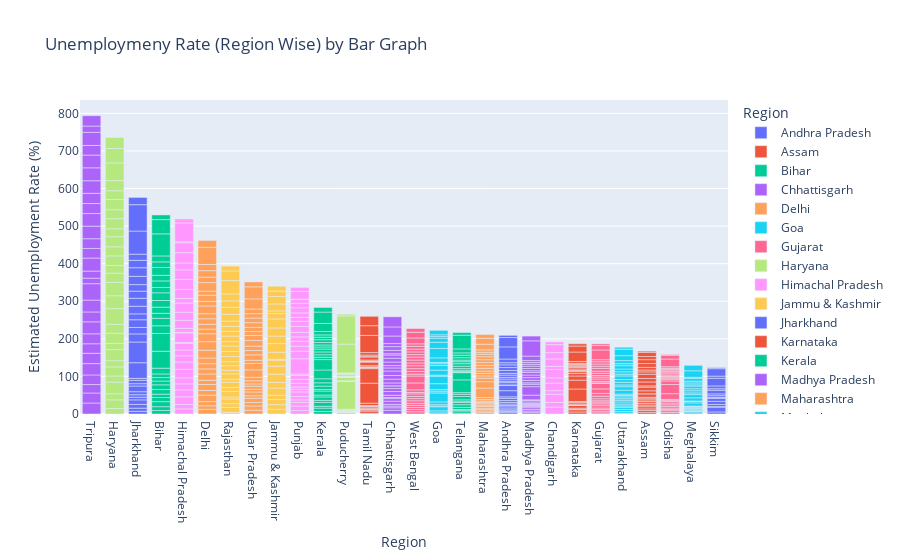

Write notebook code for a chart like this one.
### Code cell
fg = px.bar(df,x='Region',y=' Estimated Unemployment Rate (%)',color='Region',
            title='Unemploymeny Rate (Region Wise) by Bar Graph',template='plotly')
fg.update_layout(xaxis={'categoryorder':'total descending'})
fg.show()

### Figure 1 — Plotly figure (JSON) as saved in the notebook; plotly's stock layout.template omitted (floating-point values rounded to 4 significant figures)
{"data": [{"alignmentgroup": "True", "hovertemplate": "Region=%{x}<br> Estimated Unemployment Rate (%)=%{y}<extra></extra>", "legendgroup": "Andhra Pradesh", "marker": {"color": "#636efa", "pattern": {"shape": ""}}, "name": "Andhra Pradesh", "offsetgroup": "Andhra Pradesh", "orientation": "v", "showlegend": true, "textposition": "auto", "type": "bar", "x": ["Andhra Pradesh", "Andhra Pradesh", "Andhra Pradesh", "Andhra Pradesh", "Andhra Pradesh", "Andhra Pradesh", "Andhra Pradesh", "Andhra Pradesh", "Andhra Pradesh", "Andhra Pradesh", "Andhra Pradesh", "Andhra Pradesh", "Andhra Pradesh", "Andhra Pradesh", "Andhra Pradesh", "Andhra Pradesh", "Andhra Pradesh", "Andhra Pradesh", "Andhra Pradesh", "Andhra Pradesh", "Andhra Pradesh", "Andhra Pradesh", "Andhra Pradesh", "Andhra Pradesh", "Andhra Pradesh", "Andhra Pradesh", "Andhra Pradesh", "Andhra Pradesh"], "xaxis": "x", "y": [3.65, 3.05, 3.75, 3.32, 5.17, 3.52, 4.12, 4.38, 4.84, 5.91, 4.06, 16.29, 14.46, 0.85, 6.09, 3.8, 5.64, 4.61, 6.01, 4.7, 7.54, 7.88, 7.11, 5.66, 9.88, 32.3, 24.91, 5.86], "yaxis": "y"}, {"alignmentgroup": "True", "hovertemplate": "Region=%{x}<br> Estimated Unemployment Rate (%)=%{y}<extra></extra>", "legendgroup": "Assam", "marker": {"color": "#EF553B", "pattern": {"shape": ""}}, "name": "Assam", "offsetgroup": "Assam", "orientation": "v", "showlegend": true, "textposition": "auto", "type": "bar", "x": ["Assam", "Assam", "Assam", "Assam", "Assam", "Assam", "Assam", "Assam", "Assam", "Assam", "Assam", "Assam", "Assam", "Assam", "Assam", "Assam", "Assam", "Assam", "Assam", "Assam", "Assam", "Assam", "Assam", "Assam", "Assam", "Assam"], "xaxis": "x", "y": [4.29, 5.08, 4.26, 5.79, 4.46, 4.65, 4.66, 4.29, 3.26, 3.77, 9.38, 0, 7.87, 9.89, 3.21, 10.39, 9.26, 11.17, 6.31, 5.02, 7.24, 9.98, 10.34, 8.37, 10.77, 3.42], "yaxis": "y"}, {"alignmentgroup": "True", "hovertemplate": "Region=%{x}<br> Estimated Unemployment Rate (%)=%{y}<extra></extra>", "legendgroup": "Bihar", "marker": {"color": "#00cc96", "pattern": {"shape": ""}}, "name": "Bihar", "offsetgroup": "Bihar", "orientation": "v", "showlegend": true, "textposition": "auto", "type": "bar", "x": ["Bihar", "Bihar", "Bihar", "Bihar", "Bihar", "Bihar", "Bihar", "Bihar", "Bihar", "Bihar", "Bihar", "Bihar", "Bihar", "Bihar", "Bihar", "Bihar", "Bihar", "Bihar", "Bihar", "Bihar", "Bihar", "Bihar", "Bihar", "Bihar", "Bihar", "Bihar", "Bihar", "Bihar"], "xaxis": "x", "y": [9.27, 10.2, 13.44, 11, 8.87, 12.47, 12.4, 10.16, 9.13, 9.61, 15.39, 45.09, 47.26, 20.49, 19.9, 13.29, 16.41, 17.66, 20.46, 14.06, 17.62, 14.91, 20.69, 15.11, 15.73, 58.77, 37.87, 12.45], "yaxis": "y"}, {"alignmentgroup": "True", "hovertemplate": "Region=%{x}<br> Estimated Unemployment Rate (%)=%{y}<extra></extra>", "legendgroup": "Chhattisgarh", "marker": {"color": "#ab63fa", "pattern": {"shape": ""}}, "name": "Chhattisgarh", "offsetgroup": "Chhattisgarh", "orientation": "v", "showlegend": true, "textposition": "auto", "type": "bar", "x": ["Chhattisgarh", "Chhattisgarh", "Chhattisgarh", "Chhattisgarh", "Chhattisgarh", "Chhattisgarh", "Chhattisgarh", "Chhattisgarh", "Chhattisgarh", "Chhattisgarh", "Chhattisgarh", "Chhattisgarh", "Chhattisgarh", "Chhattisgarh", "Chhattisgarh", "Chhattisgarh", "Chhattisgarh", "Chhattisgarh", "Chhattisgarh", "Chhattisgarh", "Chhattisgarh", "Chhattisgarh", "Chhattisgarh", "Chhattisgarh", "Chhattisgarh", "Chhattisgarh", "Chhattisgarh", "Chhattisgarh"], "xaxis": "x", "y": [9.82, 6.76, 4.54, 4.64, 8.33, 6.96, 2.77, 6.11, 9.89, 7.89, 7.31, 0, 7.64, 10.14, 9.77, 11.77, 8.17, 6.29, 9.46, 10.27, 8.32, 3.57, 9.01, 9.79, 8.21, 20.13, 24.1, 27.07], "yaxis": "y"}, {"alignmentgroup": "True", "hovertemplate": "Region=%{x}<br> Estimated Unemployment Rate (%)=%{y}<extra></extra>", "legendgroup": "Delhi", "marker": {"color": "#FFA15A", "pattern": {"shape": ""}}, "name": "Delhi", "offsetgroup": "Delhi", "orientation": "v", "showlegend": true, "textposition": "auto", "type": "bar", "x": ["Delhi", "Delhi", "Delhi", "Delhi", "Delhi", "Delhi", "Delhi", "Delhi", "Delhi", "Delhi", "Delhi", "Delhi", "Delhi", "Delhi", "Delhi", "Delhi", "Delhi", "Delhi", "Delhi", "Delhi", "Delhi", "Delhi", "Delhi", "Delhi", "Delhi", "Delhi", "Delhi", "Delhi"], "xaxis": "x", "y": [12.56, 9.33, 11.07, 17.18, 12.5, 15.84, 11.11, 16.97, 13.48, 13.81, 15.18, 20.69, 22.76, 21.14, 12.31, 12.76, 14.68, 13.52, 20.59, 12.41, 16.11, 11.07, 22.45, 14.86, 17.09, 16.51, 45.78, 18.11], "yaxis": "y"}, {"alignmentgroup": "True", "hovertemplate": "Region=%{x}<br> Estimated Unemployment Rate (%)=%{y}<extra></extra>", "legendgroup": "Goa", "marker": {"color": "#19d3f3", "pattern": {"shape": ""}}, "name": "Goa", "offsetgroup": "Goa", "orientation": "v", "showlegend": true, "textposition": "auto", "type": "bar", "x": ["Goa", "Goa", "Goa", "Goa", "Goa", "Goa", "Goa", "Goa", "Goa", "Goa", "Goa", "Goa", "Goa", "Goa", "Goa", "Goa", "Goa", "Goa", "Goa", "Goa", "Goa", "Goa", "Goa", "Goa"], "xaxis": "x", "y": [2.91, 5.45, 10.98, 1.98, 3.61, 7.21, 23.71, 3.54, 5.38, 0, 15.91, 20, 2.75, 13.33, 12.28, 4.9, 3.16, 12.31, 25.2, 16.22, 10.92, 4.31, 4.76, 11.76], "yaxis": "y"}, {"alignmentgroup": "True", "hovertemplate": "Region=%{x}<br> Estimated Unemployment Rate (%)=%{y}<extra></extra>", "legendgroup": "Gujarat", "marker": {"color": "#FF6692", "pattern": {"shape": ""}}, "name": "Gujarat", "offsetgroup": "Gujarat", "orientation": "v", "showlegend": true, "textposition": "auto", "type": "bar", "x": ["Gujarat", "Gujarat", "Gujarat", "Gujarat", "Gujarat", "Gujarat", "Gujarat", "Gujarat", "Gujarat", "Gujarat", "Gujarat", "Gujarat", "Gujarat", "Gujarat", "Gujarat", "Gujarat", "Gujarat", "Gujarat", "Gujarat", "Gujarat", "Gujarat", "Gujarat", "Gujarat", "Gujarat", "Gujarat", "Gujarat", "Gujarat", "Gujarat"], "xaxis": "x", "y": [2.88, 4.77, 4.58, 3.7, 6.29, 4.91, 4.68, 3.46, 5.35, 6.64, 7.59, 12, 14.58, 1.41, 4.09, 6.31, 5.15, 4.2, 5.96, 5.45, 7.53, 5.71, 5.82, 6.04, 5.39, 25.94, 11.62, 4.54], "yaxis": "y"}, {"alignmentgroup": "True", "hovertemplate": "Region=%{x}<br> Estimated Unemployment Rate (%)=%{y}<extra></extra>", "legendgroup": "Haryana", "marker": {"color": "#B6E880", "pattern": {"shape": ""}}, "name": "Haryana", "offsetgroup": "Haryana", "orientation": "v", "showlegend": true, "textposition": "auto", "type": "bar", "x": ["Haryana", "Haryana", "Haryana", "Haryana", "Haryana", "Haryana", "Haryana", "Haryana", "Haryana", "Haryana", "Haryana", "Haryana", "Haryana", "Haryana", "Haryana", "Haryana", "Haryana", "Haryana", "Haryana", "Haryana", "Haryana", "Haryana", "Haryana", "Haryana", "Haryana", "Haryana", "Haryana", "Haryana"], "xaxis": "x", "y": [14.54, 23.08, 16.22, 30.94, 16.36, 24.17, 16.59, 29.56, 16.21, 27.19, 23.92, 41.61, 34.22, 35.57, 24.67, 20.42, 25.45, 24.19, 26.84, 21.04, 27.06, 23.65, 27.24, 23.29, 27.14, 46.89, 38.46, 29.41], "yaxis": "y"}, {"alignmentgroup": "True", "hovertemplate": "Region=%{x}<br> Estimated Unemployment Rate (%)=%{y}<extra></extra>", "legendgroup": "Himachal Pradesh", "marker": {"color": "#FF97FF", "pattern": {"shape": ""}}, "name": "Himachal Pradesh", "offsetgroup": "Himachal Pradesh", "orientation": "v", "showlegend": true, "textposition": "auto", "type": "bar", "x": ["Himachal Pradesh", "Himachal Pradesh", "Himachal Pradesh", "Himachal Pradesh", "Himachal Pradesh", "Himachal Pradesh", "Himachal Pradesh", "Himachal Pradesh", "Himachal Pradesh", "Himachal Pradesh", "Himachal Pradesh", "Himachal Pradesh", "Himachal Pradesh", "Himachal Pradesh", "Himachal Pradesh", "Himachal Pradesh", "Himachal Pradesh", "Himachal Pradesh", "Himachal Pradesh", "Himachal Pradesh", "Himachal Pradesh", "Himachal Pradesh", "Himachal Pradesh", "Himachal Pradesh", "Himachal Pradesh", "Himachal Pradesh", "Himachal Pradesh", "Himachal Pradesh"], "xaxis": "x", "y": [13.68, 11.43, 20.59, 18.56, 15.98, 15.81, 22.86, 19.46, 16.67, 15.42, 17.71, 2.13, 25.64, 1.12, 10.88, 21.43, 21.51, 24.48, 12, 23.77, 27.27, 25.32, 18.15, 27.31, 26.44, 2.7, 50, 10.81], "yaxis": "y"}, {"alignmentgroup": "True", "hovertemplate": "Region=%{x}<br> Estimated Unemployment Rate (%)=%{y}<extra></extra>", "legendgroup": "Jammu & Kashmir", "marker": {"color": "#FECB52", "pattern": {"shape": ""}}, "name": "Jammu & Kashmir", "offsetgroup": "Jammu & Kashmir", "orientation": "v", "showlegend": true, "textposition": "auto", "type": "bar", "x": ["Jammu & Kashmir", "Jammu & Kashmir", "Jammu & Kashmir", "Jammu & Kashmir", "Jammu & Kashmir", "Jammu & Kashmir", "Jammu & Kashmir", "Jammu & Kashmir", "Jammu & Kashmir", "Jammu & Kashmir", "Jammu & Kashmir", "Jammu & Kashmir", "Jammu & Kashmir", "Jammu & Kashmir", "Jammu & Kashmir", "Jammu & Kashmir", "Jammu & Kashmir", "Jammu & Kashmir", "Jammu & Kashmir", "Jammu & Kashmir", "Jammu & Kashmir"], "xaxis": "x", "y": [12.78, 12.09, 13.67, 11.32, 19.27, 14.73, 22.19, 21.23, 16, 2.22, 18.97, 23.04, 19.88, 21.55, 24.06, 14.29, 7.02, 18.54, 19.86, 14.29, 12.96], "yaxis": "y"}, {"alignmentgroup": "True", "hovertemplate": "Region=%{x}<br> Estimated Unemployment Rate (%)=%{y}<extra></extra>", "legendgroup": "Jharkhand", "marker": {"color": "#636efa", "pattern": {"shape": ""}}, "name": "Jharkhand", "offsetgroup": "Jharkhand", "orientation": "v", "showlegend": true, "textposition": "auto", "type": "bar", "x": ["Jharkhand", "Jharkhand", "Jharkhand", "Jharkhand", "Jharkhand", "Jharkhand", "Jharkhand", "Jharkhand", "Jharkhand", "Jharkhand", "Jharkhand", "Jharkhand", "Jharkhand", "Jharkhand", "Jharkhand", "Jharkhand", "Jharkhand", "Jharkhand", "Jharkhand", "Jharkhand", "Jharkhand", "Jharkhand", "Jharkhand", "Jharkhand", "Jharkhand", "Jharkhand", "Jharkhand", "Jharkhand"], "xaxis": "x", "y": [7.11, 8.46, 9.98, 12.06, 7.12, 6.57, 8.07, 15.15, 6.16, 9.06, 5.01, 41.72, 55.1, 21.53, 17.23, 20.51, 15.67, 20.25, 21.16, 19.05, 17.34, 22.01, 22.96, 19.67, 16.4, 61.48, 70.17, 19.38], "yaxis": "y"}, {"alignmentgroup": "True", "hovertemplate": "Region=%{x}<br> Estimated Unemployment Rate (%)=%{y}<extra></extra>", "legendgroup": "Karnataka", "marker": {"color": "#EF553B", "pattern": {"shape": ""}}, "name": "Karnataka", "offsetgroup": "Karnataka", "orientation": "v", "showlegend": true, "textposition": "auto", "type": "bar", "x": ["Karnataka", "Karnataka", "Karnataka", "Karnataka", "Karnataka", "Karnataka", "Karnataka", "Karnataka", "Karnataka", "Karnataka", "Karnataka", "Karnataka", "Karnataka", "Karnataka", "Karnataka", "Karnataka", "Karnataka", "Karnataka", "Karnataka", "Karnataka", "Karnataka", "Karnataka", "Karnataka", "Karnataka", "Karnataka", "Karnataka", "Karnataka", "Karnataka"], "xaxis": "x", "y": [5.46, 5.98, 0.52, 0.37, 3.2, 7.13, 1.19, 0.41, 2.57, 4.11, 2.39, 33.17, 23.72, 10.92, 6.56, 5, 2.29, 1.27, 3.57, 3.87, 3.44, 1.56, 3.31, 2.88, 4.92, 25.12, 15.88, 6.12], "yaxis": "y"}, {"alignmentgroup": "True", "hovertemplate": "Region=%{x}<br> Estimated Unemployment Rate (%)=%{y}<extra></extra>", "legendgroup": "Kerala", "marker": {"color": "#00cc96", "pattern": {"shape": ""}}, "name": "Kerala", "offsetgroup": "Kerala", "orientation": "v", "showlegend": true, "textposition": "auto", "type": "bar", "x": ["Kerala", "Kerala", "Kerala", "Kerala", "Kerala", "Kerala", "Kerala", "Kerala", "Kerala", "Kerala", "Kerala", "Kerala", "Kerala", "Kerala", "Kerala", "Kerala", "Kerala", "Kerala", "Kerala", "Kerala", "Kerala", "Kerala", "Kerala", "Kerala", "Kerala", "Kerala", "Kerala", "Kerala"], "xaxis": "x", "y": [6.63, 9, 4.95, 10.32, 5.35, 9.14, 5, 10.77, 4.11, 8.91, 8.85, 10.71, 23.38, 27.66, 6.11, 6.67, 7.58, 7.69, 5.52, 5.35, 6.71, 7.31, 6.65, 6.08, 9.14, 21.43, 30.28, 12.17], "yaxis": "y"}, {"alignmentgroup": "True", "hovertemplate": "Region=%{x}<br> Estimated Unemployment Rate (%)=%{y}<extra></extra>", "legendgroup": "Madhya Pradesh", "marker": {"color": "#ab63fa", "pattern": {"shape": ""}}, "name": "Madhya Pradesh", "offsetgroup": "Madhya Pradesh", "orientation": "v", "showlegend": true, "textposition": "auto", "type": "bar", "x": ["Madhya Pradesh", "Madhya Pradesh", "Madhya Pradesh", "Madhya Pradesh", "Madhya Pradesh", "Madhya Pradesh", "Madhya Pradesh", "Madhya Pradesh", "Madhya Pradesh", "Madhya Pradesh", "Madhya Pradesh", "Madhya Pradesh", "Madhya Pradesh", "Madhya Pradesh", "Madhya Pradesh", "Madhya Pradesh", "Madhya Pradesh", "Madhya Pradesh", "Madhya Pradesh", "Madhya Pradesh", "Madhya Pradesh", "Madhya Pradesh", "Madhya Pradesh", "Madhya Pradesh", "Madhya Pradesh", "Madhya Pradesh", "Madhya Pradesh", "Madhya Pradesh"], "xaxis": "x", "y": [3.63, 4.25, 3.92, 4.94, 3.08, 2.98, 2.72, 2.94, 3.66, 4.42, 1.19, 12.5, 22.46, 6.46, 3.91, 6.38, 7.38, 6.82, 7, 4.4, 6.06, 6.2, 5.17, 4.96, 4.8, 11.94, 40.49, 12.72], "yaxis": "y"}, {"alignmentgroup": "True", "hovertemplate": "Region=%{x}<br> Estimated Unemployment Rate (%)=%{y}<extra></extra>", "legendgroup": "Maharashtra", "marker": {"color": "#FFA15A", "pattern": {"shape": ""}}, "name": "Maharashtra", "offsetgroup": "Maharashtra", "orientation": "v", "showlegend": true, "textposition": "auto", "type": "bar", "x": ["Maharashtra", "Maharashtra", "Maharashtra", "Maharashtra", "Maharashtra", "Maharashtra", "Maharashtra", "Maharashtra", "Maharashtra", "Maharashtra", "Maharashtra", "Maharashtra", "Maharashtra", "Maharashtra", "Maharashtra", "Maharashtra", "Maharashtra", "Maharashtra", "Maharashtra", "Maharashtra", "Maharashtra", "Maharashtra", "Maharashtra", "Maharashtra", "Maharashtra", "Maharashtra", "Maharashtra", "Maharashtra"], "xaxis": "x", "y": [3.67, 4.34, 3.66, 3.76, 4.4, 3.81, 3.68, 3.03, 3.8, 4.24, 5.38, 25.28, 16.89, 9.4, 6.08, 6.46, 6.35, 7.57, 7.6, 7.51, 7.6, 7.83, 6.67, 5.34, 6.34, 14.99, 15.92, 10.01], "yaxis": "y"}, {"alignmentgroup": "True", "hovertemplate": "Region=%{x}<br> Estimated Unemployment Rate (%)=%{y}<extra></extra>", "legendgroup": "Meghalaya", "marker": {"color": "#19d3f3", "pattern": {"shape": ""}}, "name": "Meghalaya", "offsetgroup": "Meghalaya", "orientation": "v", "showlegend": true, "textposition": "auto", "type": "bar", "x": ["Meghalaya", "Meghalaya", "Meghalaya", "Meghalaya", "Meghalaya", "Meghalaya", "Meghalaya", "Meghalaya", "Meghalaya", "Meghalaya", "Meghalaya", "Meghalaya", "Meghalaya", "Meghalaya", "Meghalaya", "Meghalaya", "Meghalaya", "Meghalaya", "Meghalaya", "Meghalaya", "Meghalaya", "Meghalaya", "Meghalaya", "Meghalaya", "Meghalaya", "Meghalaya", "Meghalaya"], "xaxis": "x", "y": [3.16, 4.23, 1.03, 0.52, 0.24, 3.7, 1.5, 1.8, 0.97, 2.76, 1.28, 8.38, 3.73, 1.35, 8.4, 8.66, 4.43, 5.8, 5.3, 7.2, 3.02, 5.21, 4.76, 7.37, 2.8, 17.39, 14.58], "yaxis": "y"}, {"alignmentgroup": "True", "hovertemplate": "Region=%{x}<br> Estimated Unemployment Rate (%)=%{y}<extra></extra>", "legendgroup": "Odisha", "marker": {"color": "#FF6692", "pattern": {"shape": ""}}, "name": "Odisha", "offsetgroup": "Odisha", "orientation": "v", "showlegend": true, "textposition": "auto", "type": "bar", "x": ["Odisha", "Odisha", "Odisha", "Odisha", "Odisha", "Odisha", "Odisha", "Odisha", "Odisha", "Odisha", "Odisha", "Odisha", "Odisha", "Odisha", "Odisha", "Odisha", "Odisha", "Odisha", "Odisha", "Odisha", "Odisha", "Odisha", "Odisha", "Odisha", "Odisha", "Odisha", "Odisha", "Odisha"], "xaxis": "x", "y": [4.17, 4.71, 3.31, 3.68, 4.31, 4.28, 4.72, 4.67, 1.81, 3.31, 15.09, 24.48, 9.45, 4.59, 2.95, 2.63, 1.78, 3.5, 3.78, 4.5, 2.23, 3.36, 2.28, 2.19, 3.96, 20.5, 10, 2.18], "yaxis": "y"}, {"alignmentgroup": "True", "hovertemplate": "Region=%{x}<br> Estimated Unemployment Rate (%)=%{y}<extra></extra>", "legendgroup": "Puducherry", "marker": {"color": "#B6E880", "pattern": {"shape": ""}}, "name": "Puducherry", "offsetgroup": "Puducherry", "orientation": "v", "showlegend": true, "textposition": "auto", "type": "bar", "x": ["Puducherry", "Puducherry", "Puducherry", "Puducherry", "Puducherry", "Puducherry", "Puducherry", "Puducherry", "Puducherry", "Puducherry", "Puducherry", "Puducherry", "Puducherry", "Puducherry", "Puducherry", "Puducherry", "Puducherry", "Puducherry", "Puducherry", "Puducherry", "Puducherry", "Puducherry", "Puducherry", "Puducherry", "Puducherry", "Puducherry"], "xaxis": "x", "y": [0, 0, 0, 4.85, 0, 1.18, 0, 1.99, 0.58, 1.74, 2.31, 74.51, 1.25, 0, 0, 8.95, 1.22, 1.17, 1.37, 5.21, 0.57, 1.78, 0.62, 76.74, 75, 4.55], "yaxis": "y"}, {"alignmentgroup": "True", "hovertemplate": "Region=%{x}<br> Estimated Unemployment Rate (%)=%{y}<extra></extra>", "legendgroup": "Punjab", "marker": {"color": "#FF97FF", "pattern": {"shape": ""}}, "name": "Punjab", "offsetgroup": "Punjab", "orientation": "v", "showlegend": true, "textposition": "auto", "type": "bar", "x": ["Punjab", "Punjab", "Punjab", "Punjab", "Punjab", "Punjab", "Punjab", "Punjab", "Punjab", "Punjab", "Punjab", "Punjab", "Punjab", "Punjab", "Punjab", "Punjab", "Punjab", "Punjab", "Punjab", "Punjab", "Punjab", "Punjab", "Punjab", "Punjab", "Punjab", "Punjab", "Punjab", "Punjab"], "xaxis": "x", "y": [9.17, 12.21, 9.64, 6.69, 8.59, 12.56, 7.07, 6.13, 9.69, 10.41, 10.51, 3.69, 40.59, 20, 13.49, 13.17, 11.61, 11.99, 15.69, 13.75, 10.39, 11.97, 13.68, 11.99, 9.97, 1.13, 20.54, 10.55], "yaxis": "y"}, {"alignmentgroup": "True", "hovertemplate": "Region=%{x}<br> Estimated Unemployment Rate (%)=%{y}<extra></extra>", "legendgroup": "Rajasthan", "marker": {"color": "#FECB52", "pattern": {"shape": ""}}, "name": "Rajasthan", "offsetgroup": "Rajasthan", "orientation": "v", "showlegend": true, "textposition": "auto", "type": "bar", "x": ["Rajasthan", "Rajasthan", "Rajasthan", "Rajasthan", "Rajasthan", "Rajasthan", "Rajasthan", "Rajasthan", "Rajasthan", "Rajasthan", "Rajasthan", "Rajasthan", "Rajasthan", "Rajasthan", "Rajasthan", "Rajasthan", "Rajasthan", "Rajasthan", "Rajasthan", "Rajasthan", "Rajasthan", "Rajasthan", "Rajasthan", "Rajasthan", "Rajasthan", "Rajasthan", "Rajasthan", "Rajasthan"], "xaxis": "x", "y": [4.03, 13.7, 9.7, 12.5, 5.45, 14.66, 10.47, 13.96, 8, 14.48, 9.47, 12.25, 10.45, 13.86, 13.62, 14.36, 11.67, 14.71, 12.63, 13.02, 14.3, 18.04, 18.82, 17.02, 18.54, 35.53, 25.35, 13.04], "yaxis": "y"}, {"alignmentgroup": "True", "hovertemplate": "Region=%{x}<br> Estimated Unemployment Rate (%)=%{y}<extra></extra>", "legendgroup": "Sikkim", "marker": {"color": "#636efa", "pattern": {"shape": ""}}, "name": "Sikkim", "offsetgroup": "Sikkim", "orientation": "v", "showlegend": true, "textposition": "auto", "type": "bar", "x": ["Sikkim", "Sikkim", "Sikkim", "Sikkim", "Sikkim", "Sikkim", "Sikkim", "Sikkim", "Sikkim", "Sikkim", "Sikkim", "Sikkim", "Sikkim", "Sikkim", "Sikkim", "Sikkim", "Sikkim"], "xaxis": "x", "y": [5.48, 13.11, 1, 0, 5.81, 8.2, 7.76, 2.56, 4.82, 4.81, 9.68, 4.04, 7.37, 20.45, 5.77, 19.75, 2.63], "yaxis": "y"}, {"alignmentgroup": "True", "hovertemplate": "Region=%{x}<br> Estimated Unemployment Rate (%)=%{y}<extra></extra>", "legendgroup": "Tamil Nadu", "marker": {"color": "#EF553B", "pattern": {"shape": ""}}, "name": "Tamil Nadu", "offsetgroup": "Tamil Nadu", "orientation": "v", "showlegend": true, "textposition": "auto", "type": "bar", "x": ["Tamil Nadu", "Tamil Nadu", "Tamil Nadu", "Tamil Nadu", "Tamil Nadu", "Tamil Nadu", "Tamil Nadu", "Tamil Nadu", "Tamil Nadu", "Tamil Nadu", "Tamil Nadu", "Tamil Nadu", "Tamil Nadu", "Tamil Nadu", "Tamil Nadu", "Tamil Nadu", "Tamil Nadu", "Tamil Nadu", "Tamil Nadu", "Tamil Nadu", "Tamil Nadu", "Tamil Nadu", "Tamil Nadu", "Tamil Nadu", "Tamil Nadu", "Tamil Nadu", "Tamil Nadu", "Tamil Nadu"], "xaxis": "x", "y": [0.97, 0.92, 6.01, 2.91, 1.71, 1.46, 2.46, 3.73, 1.18, 1.17, 6.36, 53.19, 38.73, 2.06, 0.89, 1.56, 3.18, 9.53, 1.86, 1.13, 2.65, 8.05, 2.05, 3.31, 6.46, 45.55, 25.95, 24.93], "yaxis": "y"}, {"alignmentgroup": "True", "hovertemplate": "Region=%{x}<br> Estimated Unemployment Rate (%)=%{y}<extra></extra>", "legendgroup": "Telangana", "marker": {"color": "#00cc96", "pattern": {"shape": ""}}, "name": "Telangana", "offsetgroup": "Telangana", "orientation": "v", "showlegend": true, "textposition": "auto", "type": "bar", "x": ["Telangana", "Telangana", "Telangana", "Telangana", "Telangana", "Telangana", "Telangana", "Telangana", "Telangana", "Telangana", "Telangana", "Telangana", "Telangana", "Telangana", "Telangana", "Telangana", "Telangana", "Telangana", "Telangana", "Telangana", "Telangana", "Telangana", "Telangana", "Telangana", "Telangana", "Telangana", "Telangana", "Telangana"], "xaxis": "x", "y": [2.23, 5.92, 2.45, 1.4, 5.49, 7.29, 6.47, 1.35, 5.02, 9.02, 5.63, 4.51, 34.01, 19.3, 1.52, 1.43, 3.73, 4.19, 6.19, 6.74, 5.23, 4.22, 6.49, 6.74, 6.1, 10.5, 36.57, 6.92], "yaxis": "y"}, {"alignmentgroup": "True", "hovertemplate": "Region=%{x}<br> Estimated Unemployment Rate (%)=%{y}<extra></extra>", "legendgroup": "Tripura", "marker": {"color": "#ab63fa", "pattern": {"shape": ""}}, "name": "Tripura", "offsetgroup": "Tripura", "orientation": "v", "showlegend": true, "textposition": "auto", "type": "bar", "x": ["Tripura", "Tripura", "Tripura", "Tripura", "Tripura", "Tripura", "Tripura", "Tripura", "Tripura", "Tripura", "Tripura", "Tripura", "Tripura", "Tripura", "Tripura", "Tripura", "Tripura", "Tripura", "Tripura", "Tripura", "Tripura", "Tripura", "Tripura", "Tripura", "Tripura", "Tripura", "Tripura", "Tripura"], "xaxis": "x", "y": [29.25, 26.64, 22.47, 25.49, 30.23, 27.54, 25.25, 26.53, 31.91, 26.22, 31.61, 43.64, 14.71, 18.84, 34.69, 25.59, 25.81, 33.45, 33.57, 26.67, 27.15, 33.48, 34.37, 33.88, 25.69, 34.88, 16.78, 27.47], "yaxis": "y"}, {"alignmentgroup": "True", "hovertemplate": "Region=%{x}<br> Estimated Unemployment Rate (%)=%{y}<extra></extra>", "legendgroup": "Uttar Pradesh", "marker": {"color": "#FFA15A", "pattern": {"shape": ""}}, "name": "Uttar Pradesh", "offsetgroup": "Uttar Pradesh", "orientation": "v", "showlegend": true, "textposition": "auto", "type": "bar", "x": ["Uttar Pradesh", "Uttar Pradesh", "Uttar Pradesh", "Uttar Pradesh", "Uttar Pradesh", "Uttar Pradesh", "Uttar Pradesh", "Uttar Pradesh", "Uttar Pradesh", "Uttar Pradesh", "Uttar Pradesh", "Uttar Pradesh", "Uttar Pradesh", "Uttar Pradesh", "Uttar Pradesh", "Uttar Pradesh", "Uttar Pradesh", "Uttar Pradesh", "Uttar Pradesh", "Uttar Pradesh", "Uttar Pradesh", "Uttar Pradesh", "Uttar Pradesh", "Uttar Pradesh", "Uttar Pradesh", "Uttar Pradesh", "Uttar Pradesh", "Uttar Pradesh"], "xaxis": "x", "y": [10.26, 11.13, 9.19, 11.47, 6.45, 10.18, 6.94, 8.43, 6.06, 8.12, 9.37, 19.92, 16.89, 8.51, 14.4, 11.62, 11.8, 14.73, 13.58, 10.35, 11.31, 12.37, 12.34, 11.65, 12.32, 26.94, 32.06, 13.05], "yaxis": "y"}, {"alignmentgroup": "True", "hovertemplate": "Region=%{x}<br> Estimated Unemployment Rate (%)=%{y}<extra></extra>", "legendgroup": "Uttarakhand", "marker": {"color": "#19d3f3", "pattern": {"shape": ""}}, "name": "Uttarakhand", "offsetgroup": "Uttarakhand", "orientation": "v", "showlegend": true, "textposition": "auto", "type": "bar", "x": ["Uttarakhand", "Uttarakhand", "Uttarakhand", "Uttarakhand", "Uttarakhand", "Uttarakhand", "Uttarakhand", "Uttarakhand", "Uttarakhand", "Uttarakhand", "Uttarakhand", "Uttarakhand", "Uttarakhand", "Uttarakhand", "Uttarakhand", "Uttarakhand", "Uttarakhand", "Uttarakhand", "Uttarakhand", "Uttarakhand", "Uttarakhand", "Uttarakhand", "Uttarakhand", "Uttarakhand", "Uttarakhand", "Uttarakhand", "Uttarakhand"], "xaxis": "x", "y": [1.63, 4.65, 5.74, 6.11, 3.47, 4.83, 5.56, 4.52, 4.17, 4.85, 3.66, 3.57, 10.71, 9.17, 4.69, 6.94, 7.43, 9.62, 4.72, 6.34, 7.39, 8.92, 5.28, 8.15, 13.18, 17.36, 5.08], "yaxis": "y"}, {"alignmentgroup": "True", "hovertemplate": "Region=%{x}<br> Estimated Unemployment Rate (%)=%{y}<extra></extra>", "legendgroup": "West Bengal", "marker": {"color": "#FF6692", "pattern": {"shape": ""}}, "name": "West Bengal", "offsetgroup": "West Bengal", "orientation": "v", "showlegend": true, "textposition": "auto", "type": "bar", "x": ["West Bengal", "West Bengal", "West Bengal", "West Bengal", "West Bengal", "West Bengal", "West Bengal", "West Bengal", "West Bengal", "West Bengal", "West Bengal", "West Bengal", "West Bengal", "West Bengal", "West Bengal", "West Bengal", "West Bengal", "West Bengal", "West Bengal", "West Bengal", "West Bengal", "West Bengal", "West Bengal", "West Bengal", "West Bengal", "West Bengal", "West Bengal", "West Bengal"], "xaxis": "x", "y": [6.02, 5.85, 5.62, 5.58, 5.26, 6.78, 5.83, 5.79, 6.79, 3.78, 7.02, 18.32, 18.43, 4.94, 7.25, 7.38, 7.91, 7.27, 7.79, 7.83, 6.61, 7.24, 7.27, 7.55, 6.67, 15.63, 15.22, 9.86], "yaxis": "y"}, {"alignmentgroup": "True", "hovertemplate": "Region=%{x}<br> Estimated Unemployment Rate (%)=%{y}<extra></extra>", "legendgroup": "Chandigarh", "marker": {"color": "#FF97FF", "pattern": {"shape": ""}}, "name": "Chandigarh", "offsetgroup": "Chandigarh", "orientation": "v", "showlegend": true, "textposition": "auto", "type": "bar", "x": ["Chandigarh", "Chandigarh", "Chandigarh", "Chandigarh", "Chandigarh", "Chandigarh", "Chandigarh", "Chandigarh", "Chandigarh", "Chandigarh", "Chandigarh", "Chandigarh"], "xaxis": "x", "y": [18.35, 12.4, 21.8, 9.52, 20.14, 13.99, 22.05, 8.33, 20, 16.67, 21.43, 7.22], "yaxis": "y"}], "layout": {"barmode": "relative", "legend": {"title": {"text": "Region"}, "tracegroupgap": 0}, "title": {"text": "Unemploymeny Rate (Region Wise) by Bar Graph"}, "xaxis": {"anchor": "y", "categoryarray": ["Andhra Pradesh", "Assam", "Bihar", "Chhattisgarh", "Delhi", "Goa", "Gujarat", "Haryana", "Himachal Pradesh", "Jammu & Kashmir", "Jharkhand", "Karnataka", "Kerala", "Madhya Pradesh", "Maharashtra", "Meghalaya", "Odisha", "Puducherry", "Punjab", "Rajasthan", "Sikkim", "Tamil Nadu", "Telangana", "Tripura", "Uttar Pradesh", "Uttarakhand", "West Bengal", null, "Chandigarh"], "categoryorder": "total descending", "domain": [0, 1], "title": {"text": "Region"}}, "yaxis": {"anchor": "x", "domain": [0, 1], "title": {"text": " Estimated Unemployment Rate (%)"}}}}
